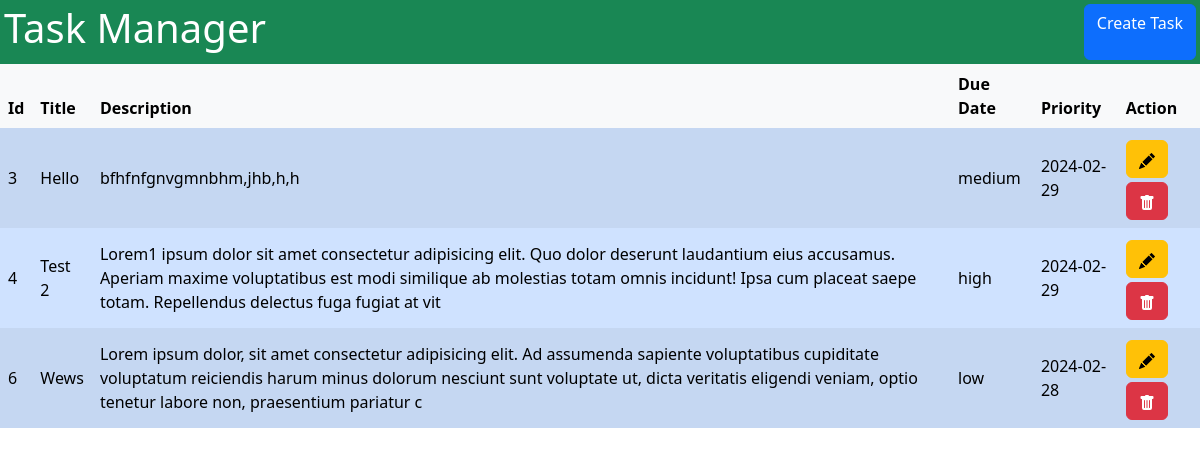
The page / on the database its author committed.
### tables this page shows
CREATE TABLE `tasks` (
  `id` int(11) NOT NULL,
  `title` varchar(255) NOT NULL,
  `description` text NOT NULL,
  `priority` varchar(11) NOT NULL,
  `due_date` date NOT NULL
);

### index.php (the view, shortened to what this page needs)
<?php
include 'header.php';
include 'config.php';
?>
<h1>
    Task Manager
</h1>
<a class="btn btn-primary text-center" href="task_transform.php">Create Task</a>
</header>
<main>
    <div class="table-responsive">
        <table class="table table-striped table-hover table-borderless table-primary align-middle">
            <thead class="table-light">
                <tr>
                    <th>Id</th>
                    <th>Title</th>
                    <th>Description</th>
                    <th>Due Date</th>
                    <th>Priority</th>
                    <th>Action</th>
                </tr>
            </thead>
            <tbody class="table-group-divider">
                <?php
                $sql = "SELECT * FROM tasks";
                $result = mysqli_query($conn, $sql);
                ?>
                <?php
                while ($row = $result->fetch_assoc()) {
                    $id = $row['id'];
                    $title = $row['title'];
                    $description = $row['description'];
                    $priority = $row['priority'];
                    $due_date = $row['due_date'];
                ?>
                <tr>
                    <td>
                        <?php echo $id; ?>
                    </td>
                    <td>
                        <?php echo $title; ?>
                    </td>
                    <td>
                        <?php echo $description; ?>
                    </td>
                    <td>
                        <?php echo $priority; ?>
                    </td>
                    <td>
                        <?php echo $due_date; ?>
                    </td>
                    <td>
                        <a class="btn btn-warning me-1 mb-1 mt-1"
                            href="<?php echo "task_transform.php?id=$id&title=$title&description=$description&priority=$priority&due_date=$due_date&edit=true" ?>">
                            </a>
                        <a href="<?php echo "process.php?deleteid=$id&delete=true" ?>" class='btn btn-danger'></a>
                    </td>
                </tr>
                <?php
                }
                ?>
            </tbody>
        </table>
    </div>
</main>
<?php
include 'footer.php';
?>

### header.php (shortened to what this page needs)
<!DOCTYPE html>
<html lang="en">
<head>
    <link href="https://cdn.jsdelivr.net/npm/bootstrap@5.3.3/dist/css/bootstrap.min.css" rel="stylesheet">
</head>
<body style="width: 100vw; height:100vh;">
    <header class='container-fluid text-bg-success p-1 d-flex flex-row justify-content-between'>

### footer.php (shortened to what this page needs)
</body>
</html>

### rows shown on the page
tasks: id "3", title "Hello", description "bfhfnfgnvgmnbhm,jhb,h,h", priority "medium", due_date "2024-02-29"
tasks: id "4", title "Test 2", description "Lorem1 ipsum dolor sit amet consectetur adipisicing elit. Quo dolor deserunt laudantium eius accusamus. Aperiam maxime voluptatibus est modi similique ab molestias totam omnis incidunt! Ipsa cum placeat saepe totam. Repellendus delectus fuga fugiat at vit", priority "high", due_date "2024-02-29"
tasks: id "6", title "Wews", description "Lorem ipsum dolor, sit amet consectetur adipisicing elit. Ad assumenda sapiente voluptatibus cupiditate voluptatum reiciendis harum minus dolorum nesciunt sunt voluptate ut, dicta veritatis eligendi veniam, optio tenetur labore non, praesentium pariatur c", priority "low", due_date "2024-02-28"
